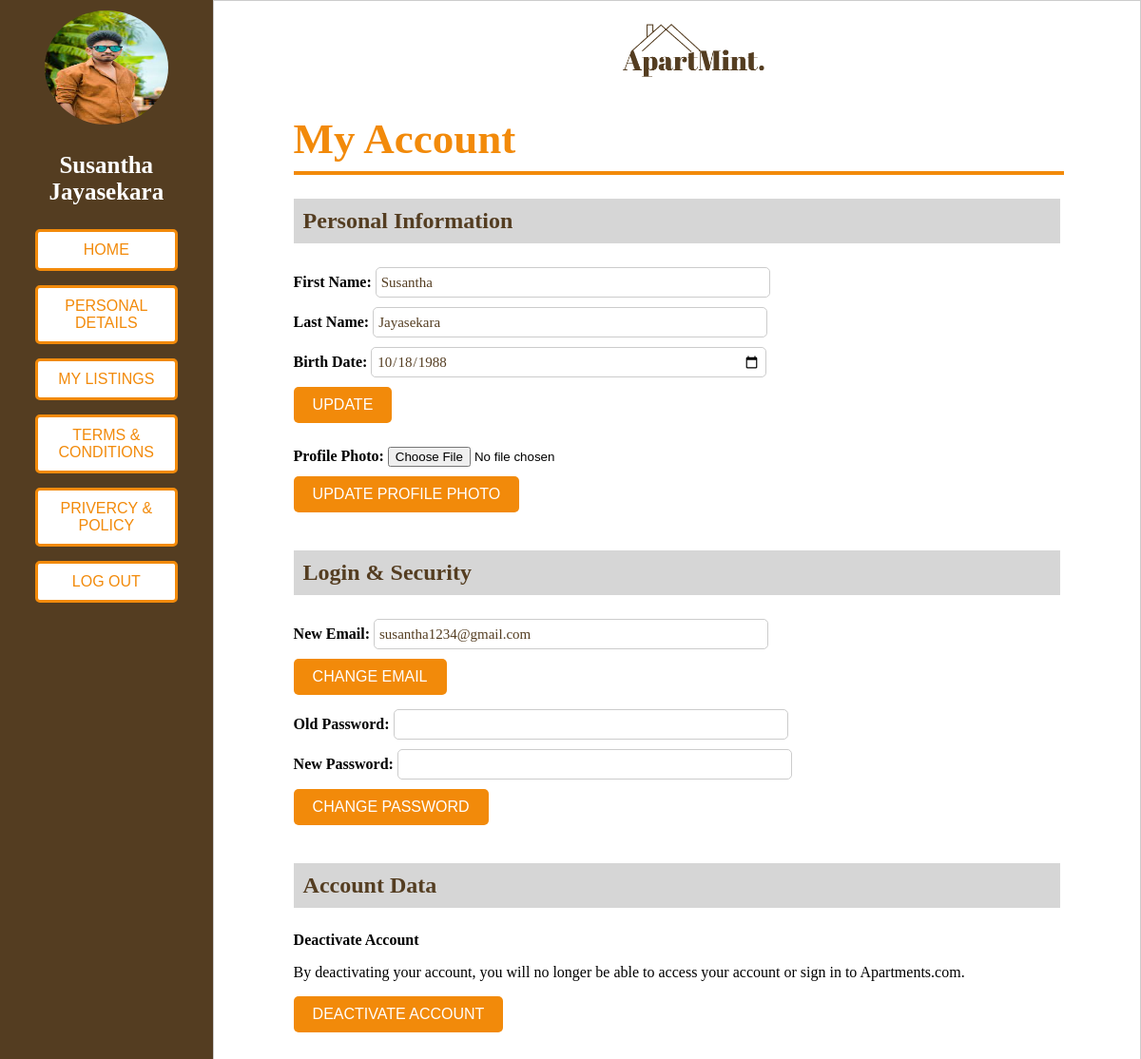
/myAccount.php (signed in), run on the app's committed database.
### tables this page shows
CREATE TABLE `users` (
  `user_id` int(100) NOT NULL,
  `first_name` varchar(200) NOT NULL,
  `last_name` varchar(200) NOT NULL,
  `birthdate` date NOT NULL,
  `email` varchar(100) NOT NULL,
  `password` varchar(100) NOT NULL,
  `profile_photo` varchar(500) NOT NULL
);

### myAccount.php (the view, shortened to what this page needs)
<?php
include('process_php/db_connection.php');
$user_id = $_SESSION["user_id"];
$sql = "SELECT * FROM users WHERE user_id = $user_id";
$result = $conn->query($sql);
if ($result->num_rows > 0) {
    $row = $result->fetch_assoc();
    $userName = $_SESSION["user_name"];
    $truncatedName = (strlen($userName) > 21) ? substr($userName, 0, 21) . '...' : $userName;
    $first_name = $row["first_name"];
    $last_name = $row["last_name"];
    $birthdate = $row["birthdate"];
    $email = $row["email"];
} else {
    echo "User not found";
}
?>
<!DOCTYPE html>
<html>
<head>
    <link rel="stylesheet" type="text/css" href="style/style_myAccount.css">
</head>
<body>
    <div class="container">
        <div class="left-section">
            <img class="profile-photo" src="process_php/uploads/profile_photos/<?php echo $_SESSION["user_profile_photo"]; ?>" alt="Profile Photo">
            <p class="full-name"><?php echo $truncatedName; ?></p>
                <ul>
                <a href="index.php"><li><button class="button">Home</button></li></a>
                <a href="myAccount.php"><li><button class="button">Personal Details</button></li></a>
                <a href="myAccount_listings.php"><li><button class="button">My Listings</button></li></a>
                <a href="#"><li><button class="button">Terms & Conditions</button></li></a>
                <a href="#"><li><button class="button">Privercy & Policy</button></li></a>
                <a href="process_php/process_logout.php"><li><button class="button">Log Out</button></li></a>
            </ul>
        </div>
        <div class="right-section">
            <a class="logo1" href="index.php"><img src="images/logo.png" alt="Logo"></a>
            <h1 class="main-title">My Account</h1>
            <hr style="width: 100%; border: 2px #F28A0A solid">
            <h2 class="sub-titles">Personal Information</h2>
            <form method="post" action="process_php/update_user.php">
                <div class="name-field">
                    <label for="first-name">First Name:</label>
                    <input type="text" id="first-name" name="first-name" value="<?php echo $first_name; ?>" required><br>
                    <label for="last-name">Last Name:</label>
                    <input type="text" id="last-name" name="last-name" value="<?php echo $last_name; ?>" required><br>
                    <label for="birthdate">Birth Date:</label>
                    <input type="date" id="birthdate" name="birthdate" value="<?php echo $birthdate; ?>" required>
                </div>
                <button style="margin-bottom: 25px" class="button1" type="submit">Update</button>
            </form>
            <form method="post" action="process_php/update_user.php" enctype="multipart/form-data">
                <label for="profile-photo">Profile Photo:</label>
                <input style="margin-bottom: 10px" type="file" id="profile-photo" name="profile-photo"><br>
                <button class="button1" type="submit">Update Profile Photo</button>
            </form>
            <h2 class="sub-titles">Login & Security</h2>
            <form method="post" action="process_php/update_user.php">
                <label for="new-email">New Email:</label>
                <input type="email" id="new-email" name="new-email" value="<?php echo $email; ?>" required><br>
                <button class="button1" type="submit">Change Email</button><br>
            </form>
            <form method="post" action="process_php/update_user.php">
                <label for="password">Old Password:</label>
                <input type="password" id="password" name="password" required><br>
                <label for="password">New Password:</label>
                <input type="password" id="newpassword" name="newpassword" required><br>
                <button class="button1" type="submit">Change Password</button>
            </form>
            <form method="post" action="process_php/deactivate_account.php">
                <h2 class="sub-titles">Account Data</h2>
                <label>Deactivate Account</label>
                <p>By deactivating your account, you will no longer be able to access your account or sign in to Apartments.com.</p>
                <button class="button1" type="submit" name="deactivate-account" value="Deactivate Account">Deactivate Account</button>
            </form>
        </div>
    </div>
</body>
</html>

### style/style_myAccount.css (style rules this page uses)
body { font-family: Josefin sans-serif; margin: 0; padding: 0; background-color: #fff; }
.container { display: flex; }
.logo1 img { max-width: 150px; max-height: auto; margin-left: 43%; margin-right: 43%; margin-bottom: 5px; }
.main-title { color: rgba(242, 138, 10); font-size: 45px; font-weight: bold; margin-bottom: 0; padding: 0; }
.left-section { flex: 2.5; border: 1px solid #543d21; background: #543d21; padding: 10px; text-align: center; width: 30%; font-style: Bold; color: white; }
.button { width: 150px; background-color: #fff; color: rgba(242, 138, 10); border: 3px solid rgba(242, 138, 10); padding: 10px 20px; margin-bottom: 15px; border-radius: 5px; cursor: pointer; font-size: 16px; text-transform: uppercase; transition: background-color 0.3s ease; text-align: center; }
.profile-photo { height: 120px; width: 130px; border-radius: 50%; }
.full-name { font-size: 25px; font-weight: bold; }
ul { list-style: none; padding: 0; }
.right-section { flex: 10; border: 1px solid #ccc; padding: 2% 7%; width: 70%; }
.sub-titles { color: rgba(84, 61, 33, 1); background-color: #aaaaaa7a; padding: 10px; margin-bottom: 25px; margin-top: 25px; }
input[type="text"], input[type="date"], input[type="email"], input[type="password"] { width: 50%; margin-bottom: 10px; font-family: Josefin sans-serif; padding: 5px; font-size: 15px; border: 1px solid #ccc; border-radius: 5px; margin-right: 25px; height: 20px; color: rgba(84, 61, 33, 1); }
label { font-size: 16px; font-weight: bold; }
.name-field { font-family: Josefin sans-serif; }
.button1 { background-color: #F28A0A; color: white; border: none; padding: 10px 20px; margin-bottom: 15px; border-radius: 5px; cursor: pointer; font-size: 16px; text-transform: uppercase; transition: background-color 0.3s ease; text-align: center; }

### data on the page
users: first-name "Susantha", last-name "Jayasekara", birthdate "10/18/1988", new-email "susantha1234@gmail.com"

### other printed values
$truncatedName "Susantha Jayasekara"
